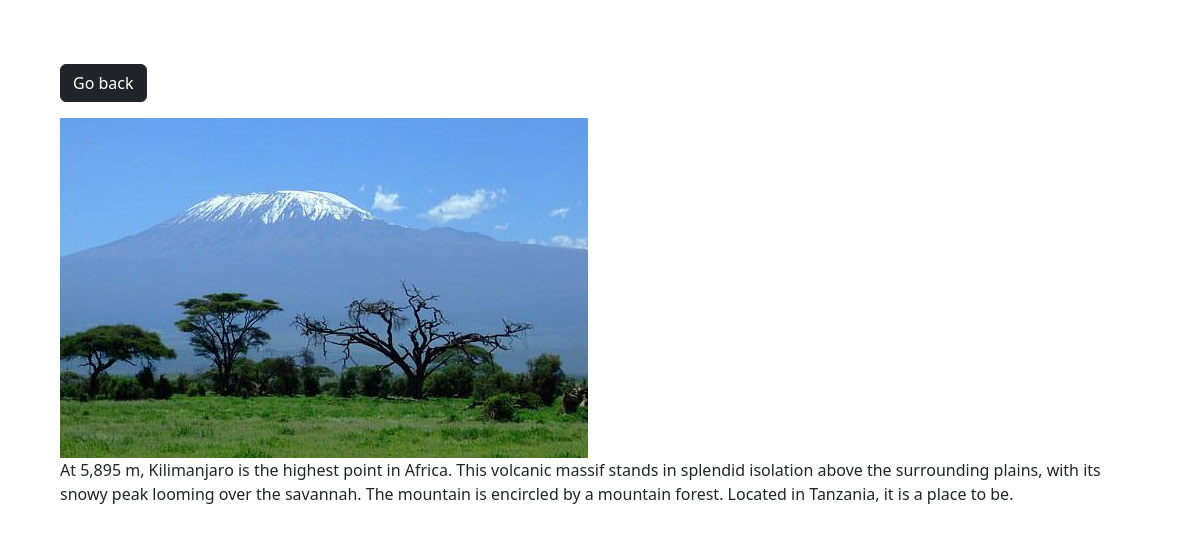
Page /photo/6add/ on the committed database.
### photos/models.py (models this page shows, shortened)
class Photo(models.Model):
    category = models.ForeignKey(Category,on_delete=models.SET_NULL, null=True, blank=True)
    location = models.ForeignKey(Location,on_delete=models.SET_NULL, null=True, blank=False)
    image = models.ImageField(null=False,blank=False)
    description = models.TextField()

### photos/views.py (the view)
# urls.py: path('photo/<str:pk>add/',views.viewPhoto,name='photo'),
def viewPhoto(request, pk):
    photo = Photo.objects.get(id=pk)
    return render(request,'photos/photo.html',{'photo':photo})

### photos/templates/photos/photo.html (shortened to what this page needs)
<!DOCTYPE html>
<html lang="en">
<head>
    <link href="https://cdn.jsdelivr.net/npm/bootstrap@5.2.0-beta1/dist/css/bootstrap.min.css" rel="stylesheet"
>
</head>
<body class="m-5">
    <div class="container">
        <div class="row justify-content-centre">
            <div class="col">
                <a href="{% url 'gallery' %}" class="btn btn-dark my-3">Go back</a>
                <div style="height: 90vh;">
                    <img style="max-width: 100%; max-height: 100%;" src="{{photo.image.url}}"
                        alt="">
                        <p>{{photo.description}}</p>
                </div>
            </div>
        </div>
    </div>
</body>
</html>

### rows in the picture
Photo: image (picture), description "At 5,895 m, Kilimanjaro is the highest point in Africa. This volcanic massif stands in splendid isolation above the surrounding plains, with its snowy peak looming over the savannah. The mountain is encircled by a mountain forest. Located in Tanzania, it is a place to be."
